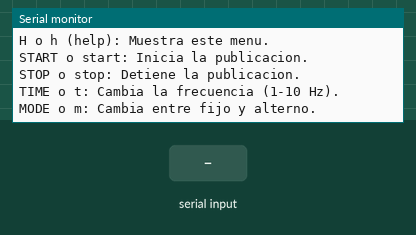
Simulated run of this sketch. Board: Arduino Uno, built with avr-gcc and run on an emulated ATmega328P. Parts: the last lines printed to the serial monitor. Inputs (shaded band) come from the test bench.

Above: at 1.3 s.
1.4 s: "START" received over Serial
At 3.8 s:
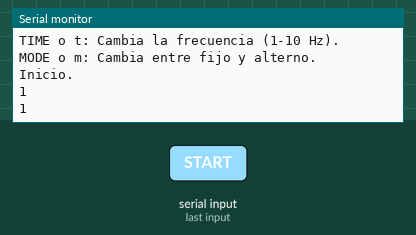
3.9 s: "STOP" received over Serial
At 5.3 s:
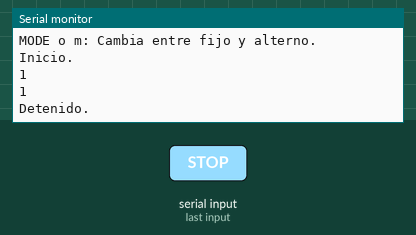
6.4 s: "TIME" received over Serial
At 8.3 s:
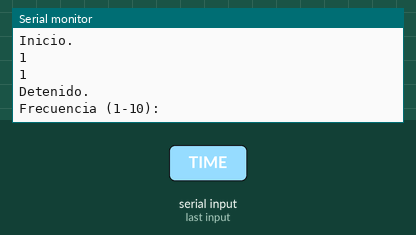
8.9 s: "H" received over Serial
At 11.1 s:
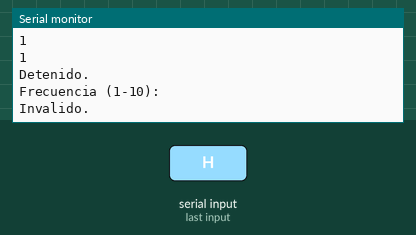
11.4 s: "MODE" received over Serial
At 13.3 s:
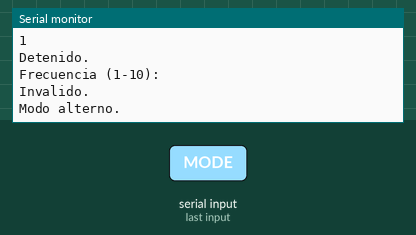
13.9 s: "90,45\n" received over Serial
At 15.3 s:
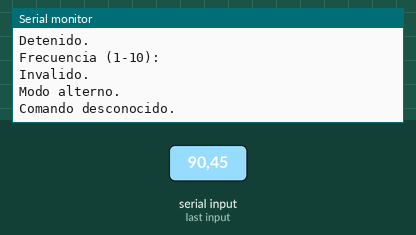

Measured:
- after the input at 1.4 s, the serial monitor: prints a new line after 1.0 s (image 1)
- after the input at 3.9 s, the serial monitor: prints a new line after 1.0 s (image 2)
- after the input at 6.4 s, the serial monitor: prints a new line after 1.0 s (image 3)
- after the input at 8.9 s, the serial monitor: prints a new line after 1.0 s (image 4)
- after the input at 11.4 s, the serial monitor: prints a new line after 1.0 s (image 5)
- after the input at 13.9 s, the serial monitor: prints a new line after 1.0 s (image 6)

The sketch:

aplicacion.ino
```cpp
#include <stdint.h>

int estado = 1;
uint64_t intervalo = 1000;
uint64_t ultimaEjecucion = 0;
bool activo = false;
bool alterno = false;

void setup() {
  Serial.begin(9600);
  while (!Serial);
  mostrarAyuda();
}

void loop() {
  procesarComando();
  if (activo) {
    publicar();
  }
}

void mostrarAyuda() {
  Serial.println("Comandos:");
  Serial.println("H o h (help): Muestra este menu.");
  Serial.println("START o start: Inicia la publicacion.");
  Serial.println("STOP o stop: Detiene la publicacion.");
  Serial.println("TIME o t: Cambia la frecuencia (1-10 Hz).");
  Serial.println("MODE o m: Cambia entre fijo y alterno.");
}

void procesarComando() {
  if (Serial.available() > 0) {
    String entrada = Serial.readString();
    entrada.trim();
    entrada.toUpperCase();

    if (entrada == "H") {
      mostrarAyuda();
    } else if (entrada == "START") {
      iniciar();
    } else if (entrada == "STOP") {
      detener();
    } else if (entrada == "TIME") {
      cambiarTiempo();
    } else if (entrada == "MODE") {
      cambiarModo();
    } else {
      Serial.println("Comando desconocido.");
    }
  }
}

void iniciar() {
  activo = true;
  Serial.println("Inicio.");
}

void detener() {
  activo = false;
  Serial.println("Detenido.");
}

void cambiarTiempo() {
  Serial.println("Frecuencia (1-10):");
  while (Serial.available() == 0);
  int frecuencia = Serial.parseInt();
  if (frecuencia >= 1 && frecuencia <= 10) {
    intervalo = 1000 / frecuencia;
    Serial.print("Frecuencia: ");
    Serial.print(frecuencia);
    Serial.println(" Hz.");
  } else {
    Serial.println("Invalido.");
  }
}

void cambiarModo() {
  alterno = !alterno;
  Serial.println(alterno ? "Modo alterno." : "Modo fijo.");
}

void publicar() {
  uint64_t ahora = millis();
  if (ahora - ultimaEjecucion >= intervalo) {
    ultimaEjecucion = ahora;
    if (alterno) {
      estado = 1 - estado;
    }
    Serial.println(estado);
  }
}
```
